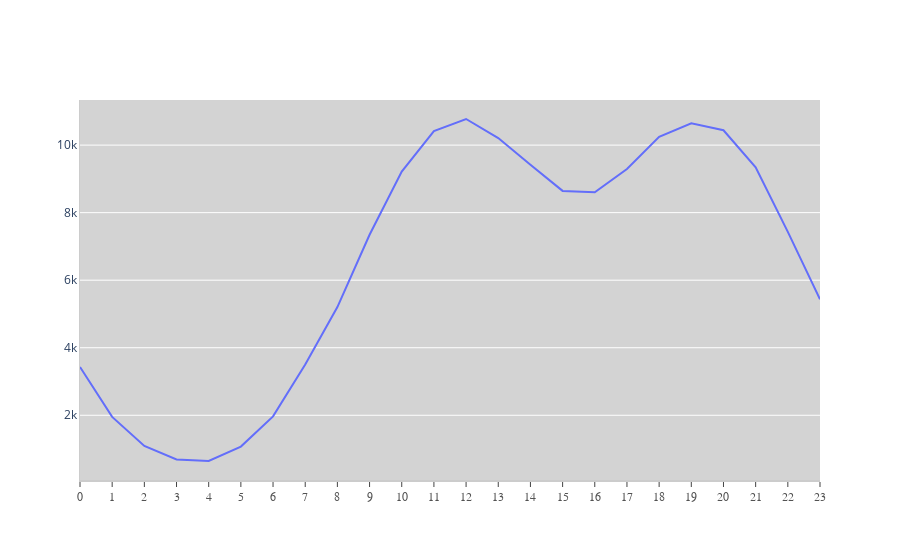

This figure's notebook cell:
### Code cell
fig = go.Figure()
# You can pull individual columns of data from the dataset and use markers or not
fig.add_trace(go.Scatter(x = hours, y = df.groupby(['Hour']).count().reset_index()['Quantity Ordered'], 
                        mode='lines'))

# Go crazy styling the figure
fig.update_layout(
    # Shows gray line without grid, styling fonts, linewidths and more
    xaxis=dict(
        showline=True,
        showgrid=False,
        showticklabels=True,
        tickmode = 'linear',
        linecolor='rgb(204, 204, 204)',
        linewidth=2,
        ticks='outside',
        tickfont=dict(
            family='Arial',
            size=12,
            color='rgb(82, 82, 82)',
        ),
    ),
    # Turn off everything on y axis
    yaxis=dict(
        showgrid=True,
        zeroline=True,
        showline=True,
        showticklabels=True,
        linecolor='rgb(204, 204, 204)',
    ),

    showlegend=False,
    plot_bgcolor='lightgray'
)

### Figure 1 — Plotly figure (JSON) as saved in the notebook; plotly's stock layout.template omitted (floating-point values rounded to 4 significant figures)
{"data": [{"mode": "lines", "type": "scatter", "x": [0, 1, 2, 3, 4, 5, 6, 7, 8, 9, 10, 11, 12, 13, 14, 15, 16, 17, 18, 19, 20, 21, 22, 23], "y": [3431, 1952, 1091, 693, 646, 1074, 1967, 3503, 5205, 7345, 9217, 10415, 10773, 10208, 9419, 8644, 8601, 9294, 10246, 10647, 10439, 9343, 7430, 5432]}], "layout": {"plot_bgcolor": "lightgray", "showlegend": false, "xaxis": {"linecolor": "rgb(204, 204, 204)", "linewidth": 2, "showgrid": false, "showline": true, "showticklabels": true, "tickfont": {"color": "rgb(82, 82, 82)", "family": "Arial", "size": 12}, "tickmode": "linear", "ticks": "outside"}, "yaxis": {"linecolor": "rgb(204, 204, 204)", "showgrid": true, "showline": true, "showticklabels": true, "zeroline": true}}}
